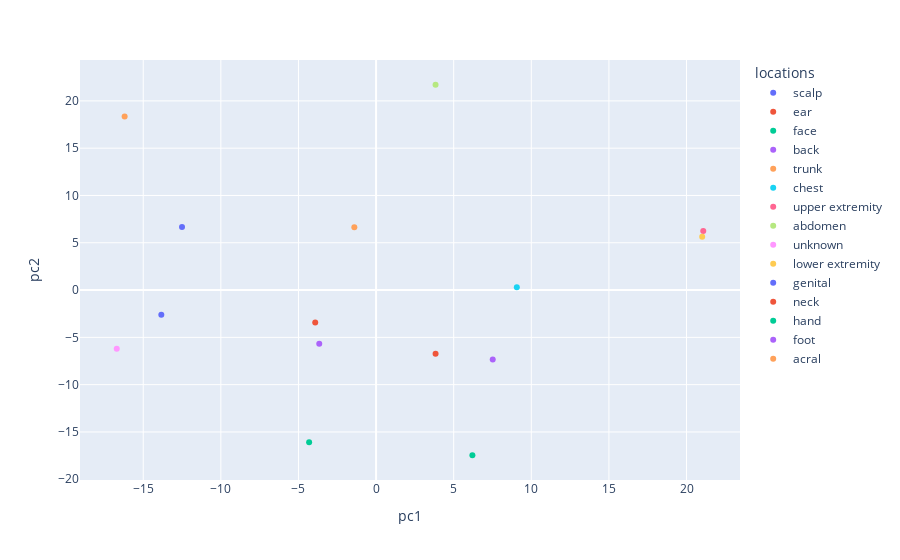

Notebook code cell kept with this figure:
### Code cell
#plot figure in 2d
fig = px.scatter(ndf, x="pc1", y="pc2",color='locations', opacity=1, hover_data={"pc1":False, "pc2":False})
fig.show()

### Figure 1 — Plotly figure (JSON) as saved in the notebook; plotly's stock layout.template omitted (floating-point values rounded to 4 significant figures)
{"data": [{"hovertemplate": "locations=scalp<extra></extra>", "legendgroup": "scalp", "marker": {"color": "#636efa", "opacity": 1, "symbol": "circle"}, "mode": "markers", "name": "scalp", "orientation": "v", "showlegend": true, "type": "scatter", "x": [-13.84], "xaxis": "x", "y": [-2.603], "yaxis": "y"}, {"hovertemplate": "locations=ear<extra></extra>", "legendgroup": "ear", "marker": {"color": "#EF553B", "opacity": 1, "symbol": "circle"}, "mode": "markers", "name": "ear", "orientation": "v", "showlegend": true, "type": "scatter", "x": [-3.92], "xaxis": "x", "y": [-3.436], "yaxis": "y"}, {"hovertemplate": "locations=face<extra></extra>", "legendgroup": "face", "marker": {"color": "#00cc96", "opacity": 1, "symbol": "circle"}, "mode": "markers", "name": "face", "orientation": "v", "showlegend": true, "type": "scatter", "x": [-4.313], "xaxis": "x", "y": [-16.09], "yaxis": "y"}, {"hovertemplate": "locations=back<extra></extra>", "legendgroup": "back", "marker": {"color": "#ab63fa", "opacity": 1, "symbol": "circle"}, "mode": "markers", "name": "back", "orientation": "v", "showlegend": true, "type": "scatter", "x": [-3.661], "xaxis": "x", "y": [-5.676], "yaxis": "y"}, {"hovertemplate": "locations=trunk<extra></extra>", "legendgroup": "trunk", "marker": {"color": "#FFA15A", "opacity": 1, "symbol": "circle"}, "mode": "markers", "name": "trunk", "orientation": "v", "showlegend": true, "type": "scatter", "x": [-1.401], "xaxis": "x", "y": [6.651], "yaxis": "y"}, {"hovertemplate": "locations=chest<extra></extra>", "legendgroup": "chest", "marker": {"color": "#19d3f3", "opacity": 1, "symbol": "circle"}, "mode": "markers", "name": "chest", "orientation": "v", "showlegend": true, "type": "scatter", "x": [9.067], "xaxis": "x", "y": [0.2912], "yaxis": "y"}, {"hovertemplate": "locations=upper extremity<extra></extra>", "legendgroup": "upper extremity", "marker": {"color": "#FF6692", "opacity": 1, "symbol": "circle"}, "mode": "markers", "name": "upper extremity", "orientation": "v", "showlegend": true, "type": "scatter", "x": [21.08], "xaxis": "x", "y": [6.241], "yaxis": "y"}, {"hovertemplate": "locations=abdomen<extra></extra>", "legendgroup": "abdomen", "marker": {"color": "#B6E880", "opacity": 1, "symbol": "circle"}, "mode": "markers", "name": "abdomen", "orientation": "v", "showlegend": true, "type": "scatter", "x": [3.831], "xaxis": "x", "y": [21.71], "yaxis": "y"}, {"hovertemplate": "locations=unknown<extra></extra>", "legendgroup": "unknown", "marker": {"color": "#FF97FF", "opacity": 1, "symbol": "circle"}, "mode": "markers", "name": "unknown", "orientation": "v", "showlegend": true, "type": "scatter", "x": [-16.71], "xaxis": "x", "y": [-6.202], "yaxis": "y"}, {"hovertemplate": "locations=lower extremity<extra></extra>", "legendgroup": "lower extremity", "marker": {"color": "#FECB52", "opacity": 1, "symbol": "circle"}, "mode": "markers", "name": "lower extremity", "orientation": "v", "showlegend": true, "type": "scatter", "x": [21.01], "xaxis": "x", "y": [5.637], "yaxis": "y"}, {"hovertemplate": "locations=genital<extra></extra>", "legendgroup": "genital", "marker": {"color": "#636efa", "opacity": 1, "symbol": "circle"}, "mode": "markers", "name": "genital", "orientation": "v", "showlegend": true, "type": "scatter", "x": [-12.5], "xaxis": "x", "y": [6.668], "yaxis": "y"}, {"hovertemplate": "locations=neck<extra></extra>", "legendgroup": "neck", "marker": {"color": "#EF553B", "opacity": 1, "symbol": "circle"}, "mode": "markers", "name": "neck", "orientation": "v", "showlegend": true, "type": "scatter", "x": [3.833], "xaxis": "x", "y": [-6.736], "yaxis": "y"}, {"hovertemplate": "locations=hand<extra></extra>", "legendgroup": "hand", "marker": {"color": "#00cc96", "opacity": 1, "symbol": "circle"}, "mode": "markers", "name": "hand", "orientation": "v", "showlegend": true, "type": "scatter", "x": [6.205], "xaxis": "x", "y": [-17.46], "yaxis": "y"}, {"hovertemplate": "locations=foot<extra></extra>", "legendgroup": "foot", "marker": {"color": "#ab63fa", "opacity": 1, "symbol": "circle"}, "mode": "markers", "name": "foot", "orientation": "v", "showlegend": true, "type": "scatter", "x": [7.514], "xaxis": "x", "y": [-7.331], "yaxis": "y"}, {"hovertemplate": "locations=acral<extra></extra>", "legendgroup": "acral", "marker": {"color": "#FFA15A", "opacity": 1, "symbol": "circle"}, "mode": "markers", "name": "acral", "orientation": "v", "showlegend": true, "type": "scatter", "x": [-16.2], "xaxis": "x", "y": [18.34], "yaxis": "y"}], "layout": {"legend": {"title": {"text": "locations"}, "tracegroupgap": 0}, "margin": {"t": 60}, "xaxis": {"anchor": "y", "domain": [0, 1], "title": {"text": "pc1"}}, "yaxis": {"anchor": "x", "domain": [0, 1], "title": {"text": "pc2"}}}}
